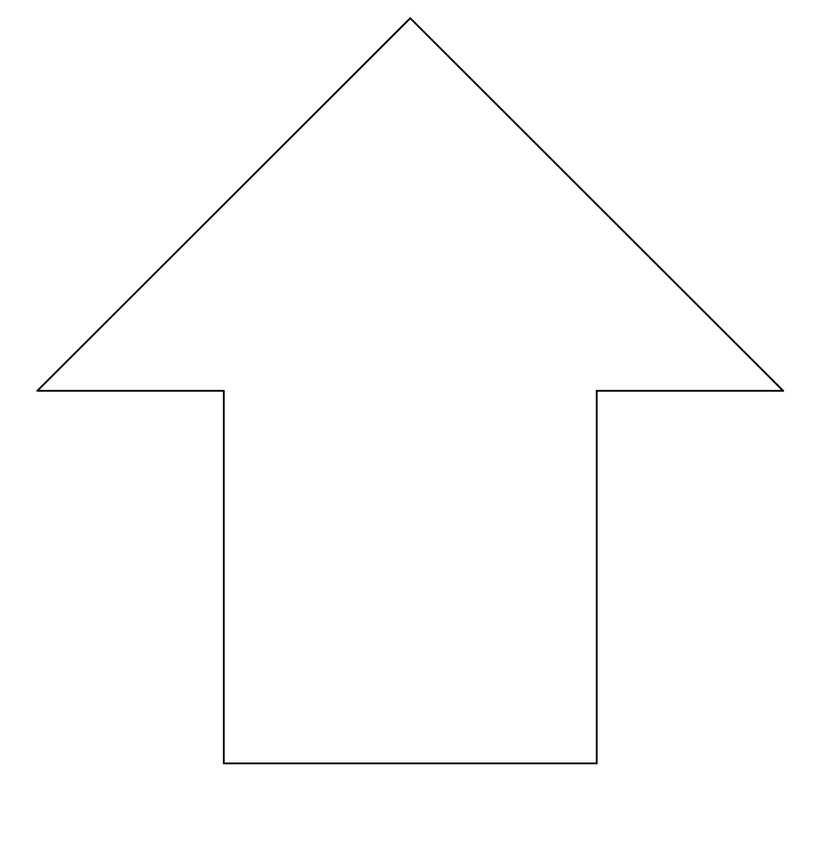
#> input picture Laboratorio de Física 2/FINAL/Prueba.jpg, 833 x 847 px, shrunk from 2265 x 2305 before the run
$ python Prueba.py
#> lines starting #> are read from the running program, lines starting #| are printed output that depends on the picture; after the words box and inside, x2 and y2 are one past the last pixel; in counts of white or black regions, pixels touching at a corner belong together
import cv2
import numpy as np
import matplotlib.pyplot as plt
from mpl_toolkits.axes_grid1 import make_axes_locatable
import time

# Cargar la imagen
img = cv2.imread('Prueba.jpg', cv2.IMREAD_GRAYSCALE)
#> img is the input picture: shape (847, 833); min 0, max 255, mean 253.3

# Obtener las dimensiones de la imagen
img_y, img_x = img.shape
#> img_y = 847; img_x = 833

# Tamaño real de la imagen (ajuste esto al tamño real que ocupa su imagen)
real_espira_width  = 0.1  # Por ejemplo, 10 cm de ancho
real_espira_height = 0.1  # Por ejemplo, 10 cm de alto

# Calcular el factor de escala: cuánto equivale 1 píxel en metros
scale_factor_x = real_espira_width / img_x  # Factor de escala en metros por píxel
#> scale_factor_x = 0.00012
scale_factor_y = real_espira_height / img_y  # Factor de escala en metros por píxel
#> scale_factor_y = 0.000118

# Preprocesamiento: umbral para obtener una imagen binaria
_, img_bin = cv2.threshold(img, 127, 255, cv2.THRESH_BINARY_INV)
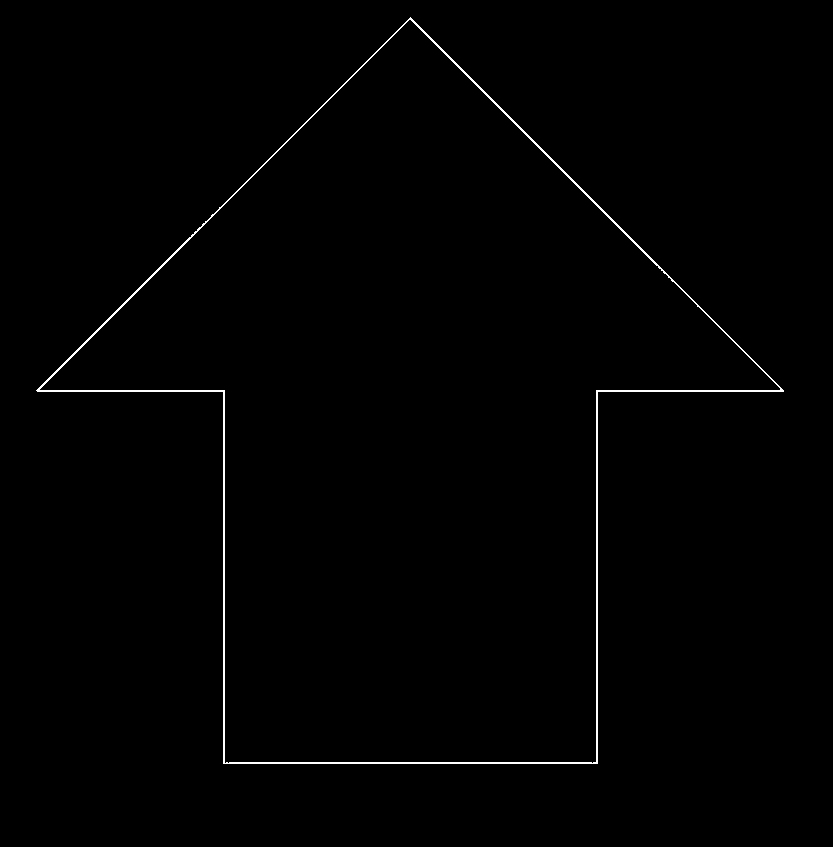
#> img_bin: shape (847, 833); 0.69% white in thin lines or dots, all inside (x1, y1, x2, y2) = (36, 17, 784, 764)

# Encontrar los contornos de la curva
contours, _ = cv2.findContours(img_bin, cv2.RETR_EXTERNAL, cv2.CHAIN_APPROX_SIMPLE)
#> contours = 1 contour; box (x1, y1, x2, y2) and area: (36, 17, 784, 764) 279167

# Extraer coordenadas de los contornos y aplicar el factor de escala
x_values = []
y_values = []

for contour in contours:
    for point in contour:
        # Escalar las coordenadas por el factor de escala
        x_values.append(point[0][0] * scale_factor_x)  # Coordenada X
        y_values.append(point[0][1] * scale_factor_y)  # Coordenada Y
#> this loop made 1 pass
#> after the loop, x_values = 39 values, max 0.094 at index 37, min 0.00432 at index 29, mean 0.0313; y_values = 39 values, max 0.0901 at index 33, min 0.00201 at index 0, mean 0.0332

def MagneticField(x, y, wire, I=1): # Cambie el valor de I por el valor de la corriente real
    mu0 = 4 * np.pi * 10**(-7)
    c = mu0 * I / (4 * np.pi)
    xA, yA = wire[0][0], wire[0][1]
    xB, yB = wire[1][0], wire[1][1]
    r1 = np.sqrt((x - xA)**2 + (y - yA)**2)
    r2 = np.sqrt((x - xB)**2 + (y - yB)**2)
    L = np.sqrt((xB - xA)**2 + (yB - yA)**2)
    CosTheta1 = (r2**2 - r1**2 - L**2) / (2 * L * r1)
    CosTheta2 = (r2**2 - r1**2 + L**2) / (2 * L * r2)
    distance = np.sqrt(2 * r1**2 * r2**2 + 2 * r1**2 * L**2 + 2 * r2**2 * L**2 - r1**4 - r2**4 - L**4) / (2 * L)
    Bfield = c * (CosTheta2 - CosTheta1) / distance
    return Bfield

Calidad = 100
x = np.linspace(-real_espira_width/10 , real_espira_width  + real_espira_width/10,  Calidad)
y = np.linspace(-real_espira_height/10, real_espira_height + real_espira_height/10, Calidad)

[x, y] = np.meshgrid(x, y)

sum_Bs = np.zeros_like(x)

# Iterar sobre los contornos y calcular el campo magnético solo entre puntos vecinos
for contour in contours:
    for i in range(len(contour) - 1):
        # Tomar puntos consecutivos del contorno
        wire = [(contour[i][0][0]  *  scale_factor_x, - (contour[i][0][1]  *  scale_factor_y) + real_espira_height ),
                (contour[i+1][0][0] * scale_factor_x, - (contour[i+1][0][1] * scale_factor_y) + real_espira_height )]
        B = MagneticField(x, y, wire)
        sum_Bs += B  # Sumar el campo magnético calculado para este par de puntos

        progress = i + 1
        percentage = (progress / (len(contour) - 1)) * 100
        print(f"Progreso: {progress}/{(len(contour)-1)} ({percentage:.2f}%)", end='\r')
#> this loop made 1 pass
#> (printed output is left out)
#> pass 1, in MagneticField, `r1 = np.sqrt((x - xA)**2 + (y - yA)**2)`:
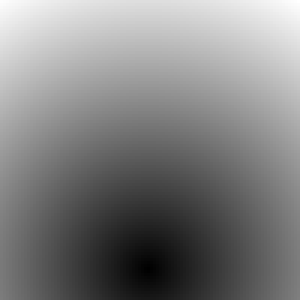
#> r1: shape (100, 100) float64 (shown 3 times larger); min 0.000208, max 0.124, mean 0.0627; drawn with min black and max white
#> pass 1, in MagneticField, `r2 = np.sqrt((x - xB)**2 + (y - yB)**2)`:
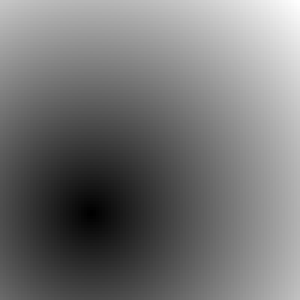
#> r2: shape (100, 100) float64 (shown 3 times larger); min 0.000502, max 0.12, mean 0.055; drawn with min black and max white
#> pass 1, in MagneticField, `CosTheta1 = (r2**2 - r1**2 - L**2) / (2 * L * r1)`:
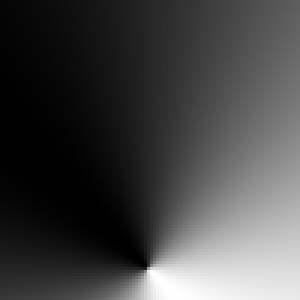
#> CosTheta1: shape (100, 100) float64 (shown 3 times larger); min -1, max 1, mean -0.456; drawn with min black and max white
#> pass 1, in MagneticField, `CosTheta2 = (r2**2 - r1**2 + L**2) / (2 * L * r2)`:
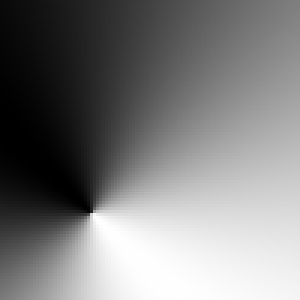
#> CosTheta2: shape (100, 100) float64 (shown 3 times larger); min -1, max 1, mean -0.0162; drawn with min black and max white
#> after the loop:
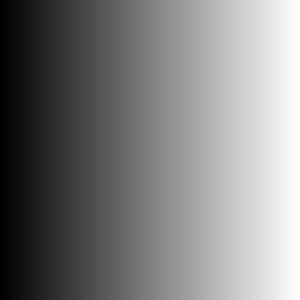
#> x: shape (100, 100) float64 (shown 3 times larger); min -0.01, max 0.11, mean 0.05; drawn with min black and max white


# Visualización del campo magnético
fig, ax = plt.subplots(1, 1, figsize=(6, 6))
im = ax.pcolormesh(x, y, np.log10(np.abs(sum_Bs)), vmin=-5, vmax=-3, cmap="jet")
plt.title("Campo Magnético en un Trébol", fontweight='bold')
ax.set_xlim(-real_espira_width/10 , real_espira_width  + real_espira_width/10)
ax.set_xlabel(r"$x$ [m]")
ax.set_ylim(-real_espira_height/10, real_espira_height + real_espira_height/10)
ax.set_ylabel(r"$y$ [m]")

divider = make_axes_locatable(ax)
cax = divider.append_axes("right", size="5%", pad=0.01)
cb = fig.colorbar(im, ax=ax, orientation="vertical", cax=cax)
cb.set_label("$\log(B)$", labelpad=5)


plt.show()
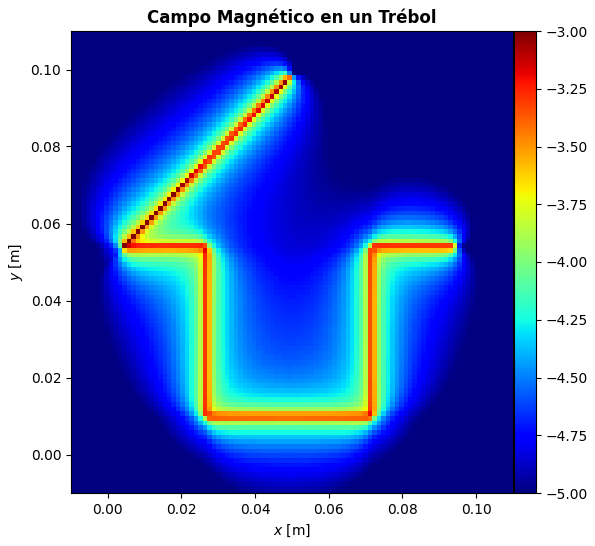
#> figure drawn by matplotlib, 2 panels
